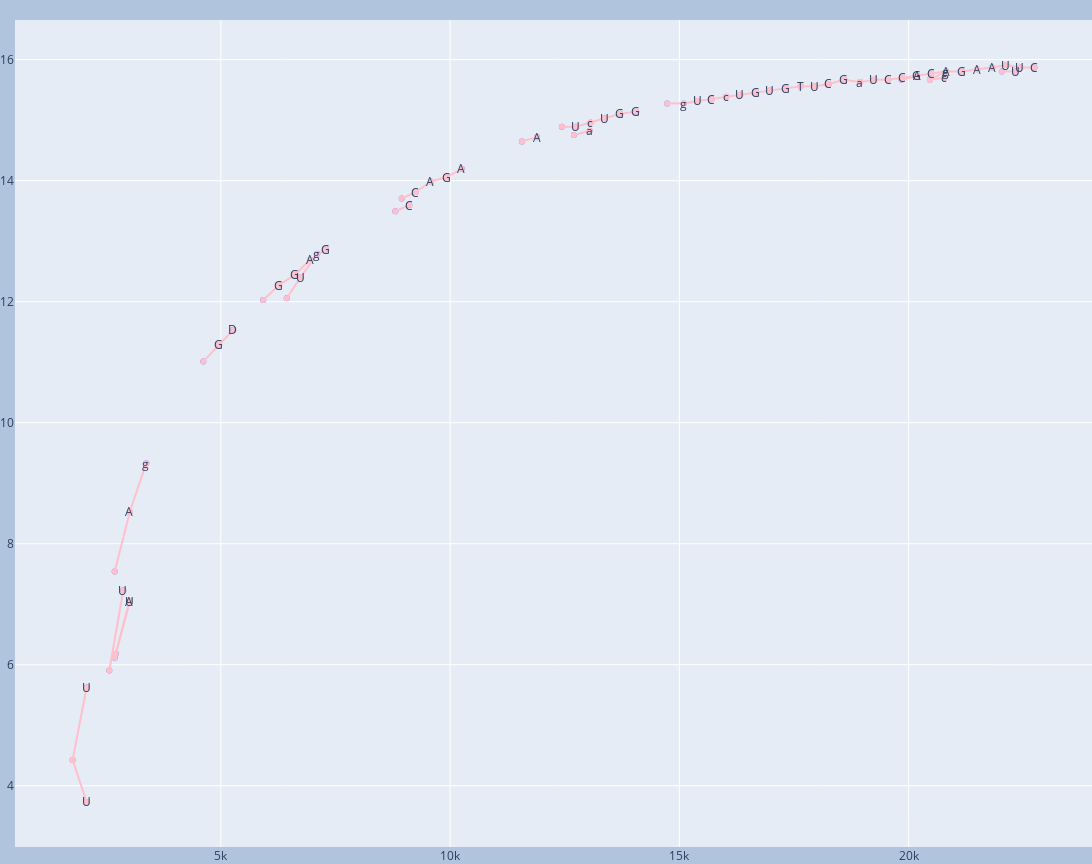

Here is the notebook cell this chart was saved with:
### Code cell
plotly_basecalling(*bcr)

### Figure 1 — Plotly figure (JSON) as saved in the notebook; plotly's stock layout.template omitted (floating-point values rounded to 4 significant figures)
{"data": [{"mode": "markers", "type": "scatter", "x": [1767.0, 2073.0, 2073.0, 2567.0, 2685.0, 2685.0, 2708.0, 2873.0, 3014.0, 3014.0, 3373.0, 4619.0, 4964.0, 5272.0, 5925.0, 6270.0, 6438.0, 6615.0, 6744.0, 6944.0, 7103.0, 7289.0, 8806.0, 8946.0, 9111.0, 9251.0, 9580.0, 9925.0, 10250.0, 11570.0, 11900.0, 12440.0, 12700.0, 12740.0, 13040.0, 13060.0, 13370.0, 13710.0, 14060.0, 14730.0, 15090.0, 15400.0, 15700.0, 16020.0, 16330.0, 16670.0, 16980.0, 17320.0, 17640.0, 17950.0, 18260.0, 18600.0, 18940.0, 19250.0, 19550.0, 19840.0, 19860.0, 20190.0, 20460.0, 20490.0, 20780.0, 20820.0, 21170.0, 21500.0, 21830.0, 22030.0, 22130.0, 22340.0, 22440.0, 22740.0], "y": [4.428, 3.733, 5.624, 5.905, 7.543, 6.114, 6.183, 7.231, 8.525, 7.053, 9.33, 11.01, 11.29, 11.53, 12.03, 12.27, 12.06, 12.44, 12.41, 12.69, 12.79, 12.87, 13.49, 13.71, 13.6, 13.81, 13.99, 14.06, 14.2, 14.65, 14.72, 14.89, 14.76, 14.89, 14.83, 14.96, 15.03, 15.1, 15.14, 15.28, 15.28, 15.32, 15.35, 15.39, 15.42, 15.46, 15.49, 15.53, 15.56, 15.56, 15.6, 15.67, 15.63, 15.67, 15.67, 15.67, 15.7, 15.73, 15.67, 15.77, 15.7, 15.81, 15.81, 15.84, 15.87, 15.81, 15.91, 15.81, 15.87, 15.87]}, {"line": {"color": "pink"}, "mode": "lines+markers", "name": "C", "type": "scatter", "x": [8806.0, 9111.0], "y": [13.49, 13.6]}, {"line": {"color": "pink"}, "mode": "lines+markers", "name": "C", "type": "scatter", "x": [8946.0, 9251.0], "y": [13.71, 13.81]}, {"line": {"color": "pink"}, "mode": "lines+markers", "name": "C", "type": "scatter", "x": [15400.0, 15700.0], "y": [15.32, 15.35]}, {"line": {"color": "pink"}, "mode": "lines+markers", "name": "C", "type": "scatter", "x": [17950.0, 18260.0], "y": [15.56, 15.6]}, {"line": {"color": "pink"}, "mode": "lines+markers", "name": "C", "type": "scatter", "x": [19250.0, 19550.0], "y": [15.67, 15.67]}, {"line": {"color": "pink"}, "mode": "lines+markers", "name": "C", "type": "scatter", "x": [19550.0, 19860.0], "y": [15.67, 15.7]}, {"line": {"color": "pink"}, "mode": "lines+markers", "name": "C", "type": "scatter", "x": [20190.0, 20490.0], "y": [15.73, 15.77]}, {"line": {"color": "pink"}, "mode": "lines+markers", "name": "C", "type": "scatter", "x": [22440.0, 22740.0], "y": [15.87, 15.87]}, {"line": {"color": "pink"}, "mode": "lines+markers", "name": "A", "type": "scatter", "x": [2685.0, 3014.0], "y": [7.543, 8.525]}, {"line": {"color": "pink"}, "mode": "lines+markers", "name": "A", "type": "scatter", "x": [2685.0, 3014.0], "y": [6.114, 7.053]}, {"line": {"color": "pink"}, "mode": "lines+markers", "name": "A", "type": "scatter", "x": [6615.0, 6944.0], "y": [12.44, 12.69]}, {"line": {"color": "pink"}, "mode": "lines+markers", "name": "A", "type": "scatter", "x": [9251.0, 9580.0], "y": [13.81, 13.99]}, {"line": {"color": "pink"}, "mode": "lines+markers", "name": "A", "type": "scatter", "x": [9925.0, 10250.0], "y": [14.06, 14.2]}, {"line": {"color": "pink"}, "mode": "lines+markers", "name": "A", "type": "scatter", "x": [11570.0, 11900.0], "y": [14.65, 14.72]}, {"line": {"color": "pink"}, "mode": "lines+markers", "name": "A", "type": "scatter", "x": [19860.0, 20190.0], "y": [15.7, 15.73]}, {"line": {"color": "pink"}, "mode": "lines+markers", "name": "A", "type": "scatter", "x": [20490.0, 20820.0], "y": [15.77, 15.81]}, {"line": {"color": "pink"}, "mode": "lines+markers", "name": "A", "type": "scatter", "x": [21170.0, 21500.0], "y": [15.81, 15.84]}, {"line": {"color": "pink"}, "mode": "lines+markers", "name": "A", "type": "scatter", "x": [21500.0, 21830.0], "y": [15.84, 15.87]}, {"line": {"color": "pink"}, "mode": "lines+markers", "name": "G", "type": "scatter", "x": [4619.0, 4964.0], "y": [11.01, 11.29]}, {"line": {"color": "pink"}, "mode": "lines+markers", "name": "G", "type": "scatter", "x": [5925.0, 6270.0], "y": [12.03, 12.27]}, {"line": {"color": "pink"}, "mode": "lines+markers", "name": "G", "type": "scatter", "x": [6270.0, 6615.0], "y": [12.27, 12.44]}, {"line": {"color": "pink"}, "mode": "lines+markers", "name": "G", "type": "scatter", "x": [6944.0, 7289.0], "y": [12.69, 12.87]}, {"line": {"color": "pink"}, "mode": "lines+markers", "name": "G", "type": "scatter", "x": [9580.0, 9925.0], "y": [13.99, 14.06]}, {"line": {"color": "pink"}, "mode": "lines+markers", "name": "G", "type": "scatter", "x": [13370.0, 13710.0], "y": [15.03, 15.1]}, {"line": {"color": "pink"}, "mode": "lines+markers", "name": "G", "type": "scatter", "x": [13710.0, 14060.0], "y": [15.1, 15.14]}, {"line": {"color": "pink"}, "mode": "lines+markers", "name": "G", "type": "scatter", "x": [16330.0, 16670.0], "y": [15.42, 15.46]}, {"line": {"color": "pink"}, "mode": "lines+markers", "name": "G", "type": "scatter", "x": [16980.0, 17320.0], "y": [15.49, 15.53]}, {"line": {"color": "pink"}, "mode": "lines+markers", "name": "G", "type": "scatter", "x": [18260.0, 18600.0], "y": [15.6, 15.67]}, {"line": {"color": "pink"}, "mode": "lines+markers", "name": "G", "type": "scatter", "x": [19840.0, 20190.0], "y": [15.67, 15.73]}, {"line": {"color": "pink"}, "mode": "lines+markers", "name": "G", "type": "scatter", "x": [20820.0, 21170.0], "y": [15.81, 15.81]}, {"line": {"color": "pink"}, "mode": "lines+markers", "name": "U", "type": "scatter", "x": [1767.0, 2073.0], "y": [4.428, 3.733]}, {"line": {"color": "pink"}, "mode": "lines+markers", "name": "U", "type": "scatter", "x": [1767.0, 2073.0], "y": [4.428, 5.624]}, {"line": {"color": "pink"}, "mode": "lines+markers", "name": "U", "type": "scatter", "x": [2567.0, 2873.0], "y": [5.905, 7.231]}, {"line": {"color": "pink"}, "mode": "lines+markers", "name": "U", "type": "scatter", "x": [2708.0, 3014.0], "y": [6.183, 7.053]}, {"line": {"color": "pink"}, "mode": "lines+markers", "name": "U", "type": "scatter", "x": [6438.0, 6744.0], "y": [12.06, 12.41]}, {"line": {"color": "pink"}, "mode": "lines+markers", "name": "U", "type": "scatter", "x": [12440.0, 12740.0], "y": [14.89, 14.89]}, {"line": {"color": "pink"}, "mode": "lines+markers", "name": "U", "type": "scatter", "x": [13060.0, 13370.0], "y": [14.96, 15.03]}, {"line": {"color": "pink"}, "mode": "lines+markers", "name": "U", "type": "scatter", "x": [15090.0, 15400.0], "y": [15.28, 15.32]}, {"line": {"color": "pink"}, "mode": "lines+markers", "name": "U", "type": "scatter", "x": [16020.0, 16330.0], "y": [15.39, 15.42]}, {"line": {"color": "pink"}, "mode": "lines+markers", "name": "U", "type": "scatter", "x": [16670.0, 16980.0], "y": [15.46, 15.49]}, {"line": {"color": "pink"}, "mode": "lines+markers", "name": "U", "type": "scatter", "x": [17640.0, 17950.0], "y": [15.56, 15.56]}, {"line": {"color": "pink"}, "mode": "lines+markers", "name": "U", "type": "scatter", "x": [18940.0, 19250.0], "y": [15.63, 15.67]}, {"line": {"color": "pink"}, "mode": "lines+markers", "name": "U", "type": "scatter", "x": [21830.0, 22130.0], "y": [15.87, 15.91]}, {"line": {"color": "pink"}, "mode": "lines+markers", "name": "U", "type": "scatter", "x": [22030.0, 22340.0], "y": [15.81, 15.81]}, {"line": {"color": "pink"}, "mode": "lines+markers", "name": "U", "type": "scatter", "x": [22130.0, 22440.0], "y": [15.91, 15.87]}, {"line": {"color": "pink"}, "mode": "lines+markers", "name": "g", "type": "scatter", "x": [3014.0, 3373.0], "y": [8.525, 9.33]}, {"line": {"color": "pink"}, "mode": "lines+markers", "name": "g", "type": "scatter", "x": [6744.0, 7103.0], "y": [12.41, 12.79]}, {"line": {"color": "pink"}, "mode": "lines+markers", "name": "g", "type": "scatter", "x": [14730.0, 15090.0], "y": [15.28, 15.28]}, {"line": {"color": "pink"}, "mode": "lines+markers", "name": "g", "type": "scatter", "x": [20460.0, 20820.0], "y": [15.67, 15.81]}, {"line": {"color": "pink"}, "mode": "lines+markers", "name": "D", "type": "scatter", "x": [4964.0, 5272.0], "y": [11.29, 11.53]}, {"line": {"color": "pink"}, "mode": "lines+markers", "name": "c", "type": "scatter", "x": [12740.0, 13060.0], "y": [14.89, 14.96]}, {"line": {"color": "pink"}, "mode": "lines+markers", "name": "c", "type": "scatter", "x": [15700.0, 16020.0], "y": [15.35, 15.39]}, {"line": {"color": "pink"}, "mode": "lines+markers", "name": "c", "type": "scatter", "x": [20460.0, 20780.0], "y": [15.67, 15.7]}, {"line": {"color": "pink"}, "mode": "lines+markers", "name": "T", "type": "scatter", "x": [17320.0, 17640.0], "y": [15.53, 15.56]}, {"line": {"color": "pink"}, "mode": "lines+markers", "name": "a", "type": "scatter", "x": [12700.0, 13040.0], "y": [14.76, 14.83]}, {"line": {"color": "pink"}, "mode": "lines+markers", "name": "a", "type": "scatter", "x": [18600.0, 18940.0], "y": [15.67, 15.63]}], "layout": {"annotations": [{"arrowhead": 1, "showarrow": false, "text": "C", "x": 9101.0, "y": 13.6}, {"arrowhead": 1, "showarrow": false, "text": "C", "x": 9241.0, "y": 13.81}, {"arrowhead": 1, "showarrow": false, "text": "C", "x": 15690.0, "y": 15.35}, {"arrowhead": 1, "showarrow": false, "text": "C", "x": 18250.0, "y": 15.6}, {"arrowhead": 1, "showarrow": false, "text": "C", "x": 19540.0, "y": 15.67}, {"arrowhead": 1, "showarrow": false, "text": "C", "x": 19850.0, "y": 15.7}, {"arrowhead": 1, "showarrow": false, "text": "C", "x": 20480.0, "y": 15.77}, {"arrowhead": 1, "showarrow": false, "text": "C", "x": 22730.0, "y": 15.87}, {"arrowhead": 1, "showarrow": false, "text": "A", "x": 3004.0, "y": 8.525}, {"arrowhead": 1, "showarrow": false, "text": "A", "x": 3004.0, "y": 7.053}, {"arrowhead": 1, "showarrow": false, "text": "A", "x": 6934.0, "y": 12.69}, {"arrowhead": 1, "showarrow": false, "text": "A", "x": 9570.0, "y": 13.99}, {"arrowhead": 1, "showarrow": false, "text": "A", "x": 10240.0, "y": 14.2}, {"arrowhead": 1, "showarrow": false, "text": "A", "x": 11890.0, "y": 14.72}, {"arrowhead": 1, "showarrow": false, "text": "A", "x": 20180.0, "y": 15.73}, {"arrowhead": 1, "showarrow": false, "text": "A", "x": 20810.0, "y": 15.81}, {"arrowhead": 1, "showarrow": false, "text": "A", "x": 21490.0, "y": 15.84}, {"arrowhead": 1, "showarrow": false, "text": "A", "x": 21820.0, "y": 15.87}, {"arrowhead": 1, "showarrow": false, "text": "G", "x": 4954.0, "y": 11.29}, {"arrowhead": 1, "showarrow": false, "text": "G", "x": 6260.0, "y": 12.27}, {"arrowhead": 1, "showarrow": false, "text": "G", "x": 6605.0, "y": 12.44}, {"arrowhead": 1, "showarrow": false, "text": "G", "x": 7279.0, "y": 12.87}, {"arrowhead": 1, "showarrow": false, "text": "G", "x": 9915.0, "y": 14.06}, {"arrowhead": 1, "showarrow": false, "text": "G", "x": 13700.0, "y": 15.1}, {"arrowhead": 1, "showarrow": false, "text": "G", "x": 14050.0, "y": 15.14}, {"arrowhead": 1, "showarrow": false, "text": "G", "x": 16660.0, "y": 15.46}, {"arrowhead": 1, "showarrow": false, "text": "G", "x": 17310.0, "y": 15.53}, {"arrowhead": 1, "showarrow": false, "text": "G", "x": 18590.0, "y": 15.67}, {"arrowhead": 1, "showarrow": false, "text": "G", "x": 20180.0, "y": 15.73}, {"arrowhead": 1, "showarrow": false, "text": "G", "x": 21160.0, "y": 15.81}, {"arrowhead": 1, "showarrow": false, "text": "U", "x": 2063.0, "y": 3.733}, {"arrowhead": 1, "showarrow": false, "text": "U", "x": 2063.0, "y": 5.624}, {"arrowhead": 1, "showarrow": false, "text": "U", "x": 2863.0, "y": 7.231}, {"arrowhead": 1, "showarrow": false, "text": "U", "x": 3004.0, "y": 7.053}, {"arrowhead": 1, "showarrow": false, "text": "U", "x": 6734.0, "y": 12.41}, {"arrowhead": 1, "showarrow": false, "text": "U", "x": 12730.0, "y": 14.89}, {"arrowhead": 1, "showarrow": false, "text": "U", "x": 13360.0, "y": 15.03}, {"arrowhead": 1, "showarrow": false, "text": "U", "x": 15390.0, "y": 15.32}, {"arrowhead": 1, "showarrow": false, "text": "U", "x": 16320.0, "y": 15.42}, {"arrowhead": 1, "showarrow": false, "text": "U", "x": 16970.0, "y": 15.49}, {"arrowhead": 1, "showarrow": false, "text": "U", "x": 17940.0, "y": 15.56}, {"arrowhead": 1, "showarrow": false, "text": "U", "x": 19240.0, "y": 15.67}, {"arrowhead": 1, "showarrow": false, "text": "U", "x": 22120.0, "y": 15.91}, {"arrowhead": 1, "showarrow": false, "text": "U", "x": 22330.0, "y": 15.81}, {"arrowhead": 1, "showarrow": false, "text": "U", "x": 22430.0, "y": 15.87}, {"arrowhead": 1, "showarrow": false, "text": "g", "x": 3363.0, "y": 9.33}, {"arrowhead": 1, "showarrow": false, "text": "g", "x": 7093.0, "y": 12.79}, {"arrowhead": 1, "showarrow": false, "text": "g", "x": 15080.0, "y": 15.28}, {"arrowhead": 1, "showarrow": false, "text": "g", "x": 20810.0, "y": 15.81}, {"arrowhead": 1, "showarrow": false, "text": "D", "x": 5262.0, "y": 11.53}, {"arrowhead": 1, "showarrow": false, "text": "c", "x": 13050.0, "y": 14.96}, {"arrowhead": 1, "showarrow": false, "text": "c", "x": 16010.0, "y": 15.39}, {"arrowhead": 1, "showarrow": false, "text": "c", "x": 20770.0, "y": 15.7}, {"arrowhead": 1, "showarrow": false, "text": "T", "x": 17630.0, "y": 15.56}, {"arrowhead": 1, "showarrow": false, "text": "a", "x": 13030.0, "y": 14.83}, {"arrowhead": 1, "showarrow": false, "text": "a", "x": 18930.0, "y": 15.63}], "height": 864, "margin": {"b": 0, "l": 0, "r": 0, "t": 20}, "paper_bgcolor": "LightSteelBlue", "showlegend": false, "width": 1152}}
